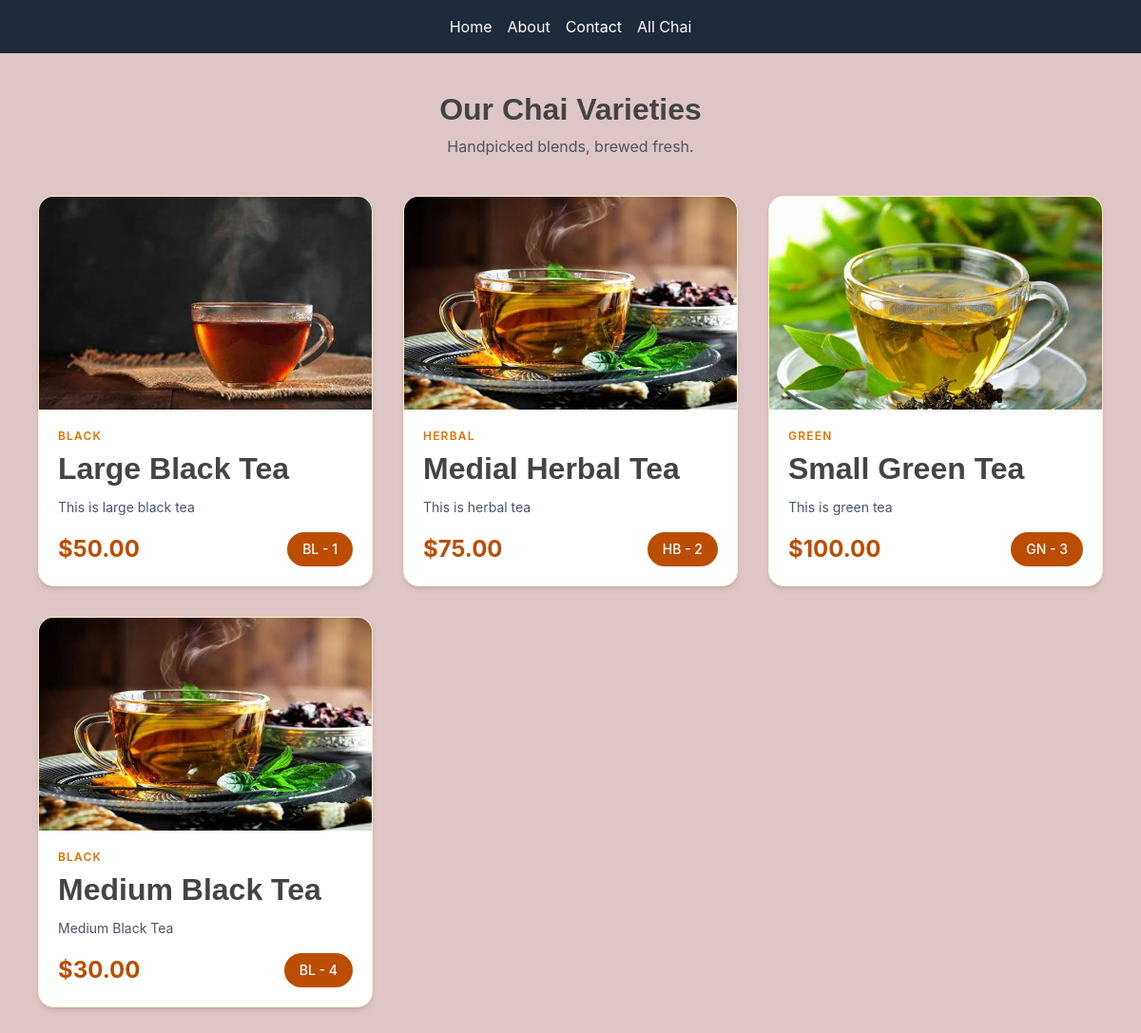
The app's page /chai/ with its own data.
### chai/models.py (models this page shows, shortened)
class ChaiVarietie(models.Model):
    CHAI_TYPES = [
        ('BL', 'Black'),
        ('GN', 'Green'),
        ('HB', 'Herbal'),
    ]
    name = models.CharField(max_length=100)
    description = models.TextField()
    price = models.DecimalField(max_digits=6, decimal_places=2)
    image = models.ImageField(upload_to='chai_images/', blank=True, null=True)
    date_added = models.DateTimeField(default=timezone.now)
    type = models.CharField(max_length=50, choices=CHAI_TYPES, default='BL')

### chai/views.py (the view)
# urls.py: path('', views.all_chai, name='all_chai'),
def all_chai(request):
    chai_varieties = ChaiVarietie.objects.all() # pylint: disable=no-member
    return render(request, 'chai/all_chai.html', {'chai_varieties': chai_varieties})

### chai/templates/chai/all_chai.html (shortened to what this page needs)
{% extends "layout.html" %}
{% block content %}
<div class="max-w-6xl mx-auto px-4 py-10">
    <h1 class="text-3xl font-bold text-center text-gray-900">Our Chai Varieties</h1>
    <p class="text-center text-gray-600 mt-2 mb-10">Handpicked blends, brewed fresh.</p>
    <div class="grid grid-cols-1 sm:grid-cols-2 lg:grid-cols-3 gap-8">
        {% for chai in chai_varieties %}
        <div class="group bg-white rounded-2xl shadow-md hover:shadow-xl transition duration-300 overflow-hidden border border-amber-100 flex flex-col">
            {% if chai.image %}
                <div class="overflow-hidden">
                    <img src="{{ chai.image.url }}" alt="{{ chai.name }}"
                         class="w-full h-56 object-cover group-hover:scale-105 transition duration-500">
                </div>
            {% else %}
                <div class="w-full h-56 bg-amber-50 flex items-center justify-center text-amber-300">No image</div>
            {% endif %}
            <div class="p-5 flex flex-col flex-1">
                <span class="text-xs font-semibold uppercase tracking-widest text-amber-600">
                    {{ chai.get_type_display }}
                </span>
                <h2 class="mt-1 text-xl font-bold text-gray-900">{{ chai.name }}</h2>
                <p class="mt-2 text-sm text-gray-600 line-clamp-3 flex-1">{{ chai.description }}</p>
                <div class="mt-4 flex items-center justify-between">
                    <span class="text-2xl font-bold text-amber-700">${{ chai.price }}</span>
                    <a href=" {% url 'chai_details' chai.id %} " class="ml-4">
                        <button class="px-4 py-2 rounded-full bg-amber-700 text-white text-sm font-medium hover:bg-amber-800 transition">
                        {{chai.type}} - {{ chai.id }}
                    </button>
                    </a>
                </div>
            </div>
        </div>
        {% endfor %}
    </div>
</div>
{% endblock %}

### templates/layout.html (shortened to what this page needs)
{% load static tailwind_tags %}
{% load static %}
<!DOCTYPE html>
<html lang="en">
<head>
    <link rel="stylesheet" href="{% static 'style.css' %}">
    {% tailwind_css %}
</head>
<body>
    <nav class="bg-gray-800 p-4 text-white flex justify-center items-center">
        <ul class="flex items-center space-x-4">
            <li><a href="{% url 'home' %}">Home</a></li>
            <li><a href="{% url 'about' %}">About</a></li>
            <li><a href="{% url 'contact' %}">Contact</a></li>
            <li><a href="{% url 'all_chai' %}">All Chai</a></li>
        </ul>
    </nav>
    {% block content %}{% endblock %}
</body>
</html>

### static/style.css (style rules this page uses)
body { background-color: #8f3e3e4a; color: #792d2d; }
h1, h2, h3, h4, h5, h6 { font-family: 'Arial', sans-serif; color: #444; font-weight: bold; font-size: 2em; }

### records on screen
ChaiVarietie: image (picture), type "BLACK", name "Large Black Tea", description "This is large black tea", price "50.00", type "BL", id "1"
ChaiVarietie: image (picture), type "HERBAL", name "Medial Herbal Tea", description "This is herbal tea", price "75.00", type "HB", id "2"
ChaiVarietie: image (picture), type "GREEN", name "Small Green Tea", description "This is green tea", price "100.00", type "GN", id "3"
ChaiVarietie: image (picture), type "BLACK", name "Medium Black Tea", description "Medium Black Tea", price "30.00", type "BL", id "4"
